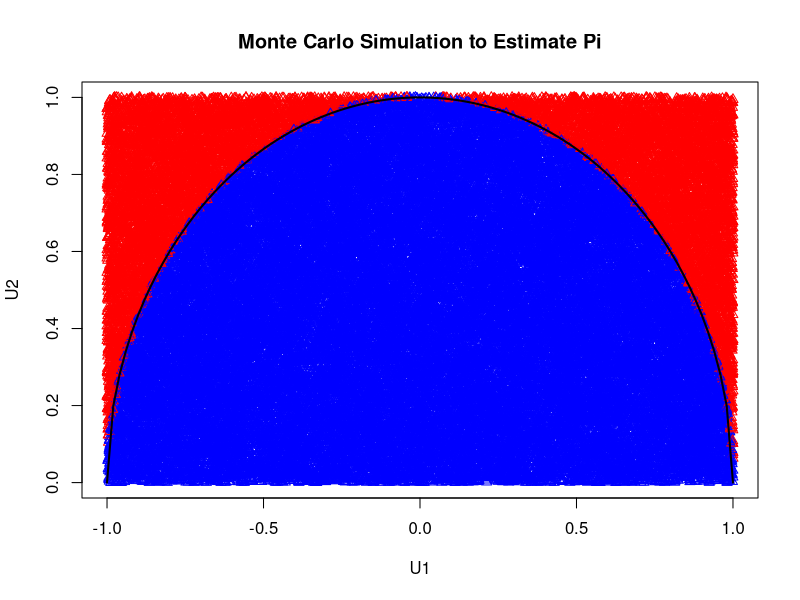

Here is the R script that generated this plot:
# Function to draw n samples from the bivariate random variable U = (U1, U2)
generate_samples <- function(n) {
  U1 <- runif(n, min = -1, max = 1)  # U1 ~ Uniform(-1, 1)
  U2 <- runif(n, min = 0, max = 1)   # U2 ~ Uniform(0, 1)
  
  samples <- cbind(U1, U2)
  
  return(samples)
}


calculate_sum <- function(samples,n) {
  result <- 0
  for(i in 1:n){
    indicator <- ((samples[i,1]^2 +samples[i,2]^2)<=1)
    result <- result + indicator
  }
  
  result <- result * 4/n
  return(result)
  
}

# Example: Generate 500 samples
n <- 50000
samples <- generate_samples(n)

# Print the samples
#print(samples)

result <- calculate_sum(samples,n)
print(result)

#We got the approximation of pi
#As the sample grows larger, our sum get more close to the true value of pi.
#I will use the picture under to illustrate

# Determine if each sample is inside or outside the quarter circle
inside_circle <- (samples[, 1]^2 + samples[, 2]^2 <= 1)

# Plot the points
plot(samples, col = ifelse(inside_circle, "blue", "red"), 
     pch = 2, xlab = "U1", ylab = "U2", main = "Monte Carlo Simulation to Estimate Pi")

# Add a quarter circle boundary to the plot
curve(sqrt(1 - x^2), from = -1, to = 1, add = TRUE, col = "black", lwd = 2)

#As we can see x^2 + y^2<= 1 form a half circle. And here we are consider the square,
#so we will get a quater circle and the probabilty to fall in which will be pi/4.


